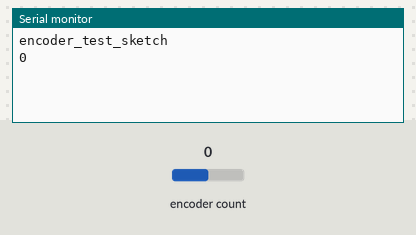
The sketch below on a simulated Arduino Uno, built with avr-gcc and run on an emulated ATmega328P. Parts: the last lines printed to the serial monitor. The test bench sets the inputs (shaded band); at power-on: encoder count 0.

Above: at 1.2 s.
1.3 s: encoder count set to 1
At 2.3 s:
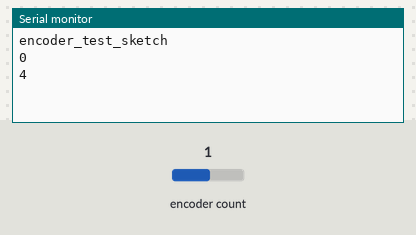
2.8 s: encoder count set to 2
At 3.4 s:
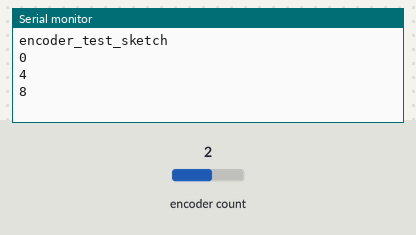

Measured:
- after the input at 1.3 s, the serial monitor: prints a new line at once (image 1)
- after the input at 2.8 s, the serial monitor: prints a new line at once (image 2)

The sketch:

encoder_test.ino
```cpp
// (licence header left out)
/** ===== FILE & SKETCH DESCRIPTION ===========================================
  * @file     encoder_test.ino
  * @version  v1.0 2017/01/04

  * @about    This is an Arduino sketch designed to test the functionality of
  *           an encoder hardware. The sketch is intended for use with Arduino
  *           Uno only, although compilation for other boards should be
  *           possible with some modification.
  *
  *           Requirement:
  *             The following libraries installed in Arduino Library Manager:
  *               Encoder by Paul Stoffregen
  *
  *           Configuration:
  *             User could configure the encoder pins by changing the macros
  *             CFG_ENCODER_PIN_A and CFG_ENCODER_PIN_B.
  *
  *             Note that on the FPT Driverless Car, the pin assignment is
  *             fixed, so only configure the pins if you know what you are
  *             doing
  *
  *           Behavior:
  *             As the encoder rotates, a value reflecting how the encoder is
  *             rotating (increasing when the encoder is rotating one way,
  *             and decreasing when the encoder is rotating the other way).
  *
  */

// Compile time warning if the sketch is not being compiled for Arduino Uno
#ifndef ARDUINO_AVR_UNO
# pragma message "SKETCH INTENDED FOR ARDUINO UNO ONLY"
#endif

// ===== LIBRARIES INCLUDES ===================================================
#include  <stdint.h>

// This optional setting causes Encoder to use more optimized code,
// It must be defined before Encoder.h is included.
#define   ENCODER_OPTIMIZE_INTERRUPTS
#include  <Encoder.h>


// ===== CONFIGURATION MACROS =================================================
#define   CFG_SERIAL_BAUD_RATE        115200
#define   CFG_ENCODER_PIN_A           2
#define   CFG_ENCODER_PIN_B           3
#define   CFG_DEFAULT_ENCODER_VAL     0 // Default Encoder::read() value

// Default last read value. Just need to be different from
//    CFG_DEFAULT_ENCODER_VAL
#define   CFG_DEFAULT_LAST_READ_VAL   CFG_DEFAULT_ENCODER_VAL + 1


// ===== MEMBER VARIABLES =====================================================

// Encoder object
static Encoder  mEncoder(CFG_ENCODER_PIN_A, CFG_ENCODER_PIN_B);

// Variable to store the last Encoder::read() value, used to detect new value.
static int32_t  mLastEncoderValue = CFG_DEFAULT_LAST_READ_VAL;

// Variable to store current Encoder::read()
static int32_t  mNewEncoderValue;


// ===== ARDUINO's BASIC FUNCTIONALITY FUNCTION ===============================

/**
  * @brief    setup() function run once at the beginning
  */
void setup() {
  Serial.begin(CFG_SERIAL_BAUD_RATE);
  Serial.println("encoder_test_sketch");
  mEncoder.write(CFG_DEFAULT_ENCODER_VAL);
}

/**
  * @brief    loop() function run repeatedly after setup()
  */
void loop() {
  mNewEncoderValue = mEncoder.read();
  if (mLastEncoderValue != mNewEncoderValue) {

    // If new value is different from last displayed value, print the new value
    //    and update the last value variable
    Serial.println(mNewEncoderValue);
    mLastEncoderValue = mNewEncoderValue;
  }
}
```
